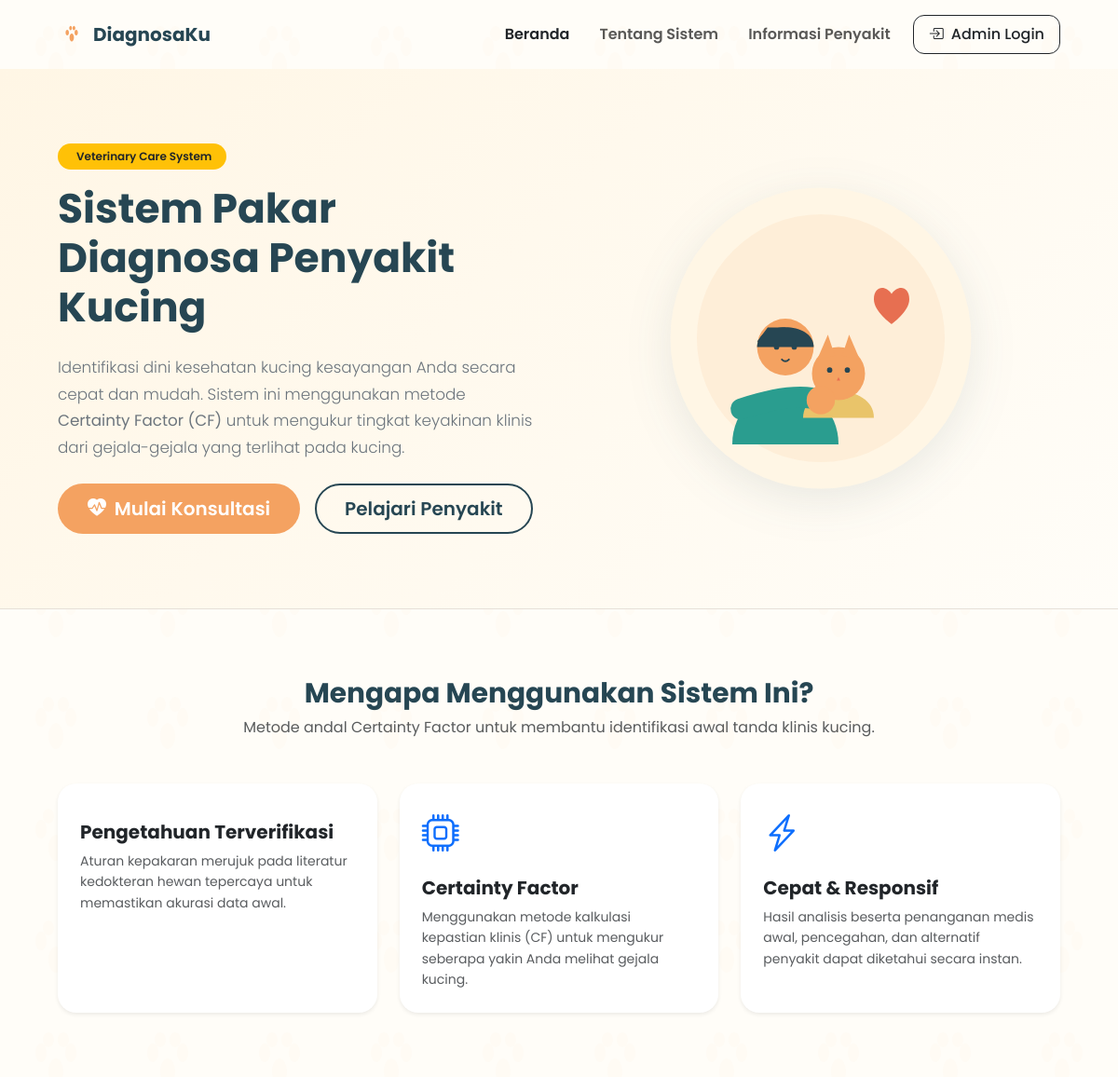
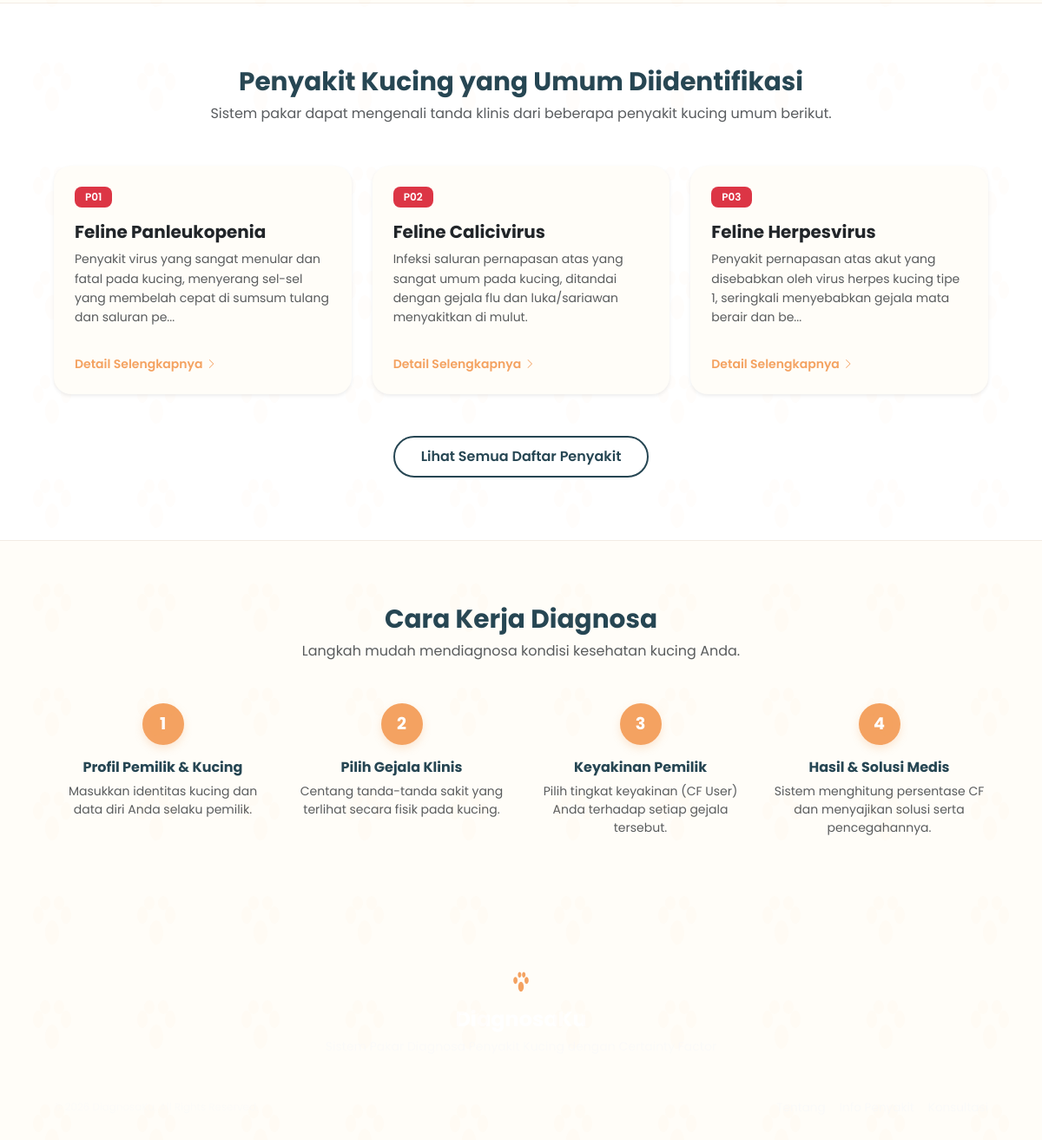
The page / on the database its author committed (2 pictures, top to bottom).
### tables this page shows
CREATE TABLE `solusi` (
  `id_solusi` int(11) NOT NULL AUTO_INCREMENT,
  `penyakit_id` int(11) NOT NULL,
  `solusi` text NOT NULL,
  PRIMARY KEY (`id_solusi`),
  KEY `penyakit_id` (`penyakit_id`),
  CONSTRAINT `fk_solusi_penyakit` FOREIGN KEY (`penyakit_id`) REFERENCES `penyakit` (`id_penyakit`) ON DELETE CASCADE
);

CREATE TABLE `penyakit` (
  `id_penyakit` int(11) NOT NULL AUTO_INCREMENT,
  `kode_penyakit` varchar(10) NOT NULL UNIQUE,
  `nama_penyakit` varchar(255) NOT NULL,
  `definisi` text NOT NULL,
  `penyebab` text NOT NULL,
  `pencegahan` text NOT NULL,
  PRIMARY KEY (`id_penyakit`)
);

### application/controllers/Home.php (called while the page is built, shortened)
<?php
class Home extends CI_Controller
{
    public function index()
    {
        $data['title'] = 'Sistem Pakar Diagnosa Penyakit Kucing';
        $data['penyakit'] = $this->penyakit->getPenyakit();
        $this->load->view('home/index', $data);
    }
}

### index.php (called while the page is built, shortened)
<?php
require_once BASEPATH.'core/CodeIgniter.php';

### application/models/Penyakit_model.php (called while the page is built, shortened)
<?php
class Penyakit_model extends CI_Model
{
    public function getPenyakit()
    {
        $this->db->select('penyakit.*, solusi.solusi');
        $this->db->from('penyakit');
        $this->db->join('solusi', 'solusi.penyakit_id = penyakit.id_penyakit', 'left');
        $this->db->order_by('penyakit.kode_penyakit', 'ASC');
        return $this->db->get()->result();
    }
}

### application/views/home/index.php (the view, shortened to what this page needs)
<!DOCTYPE html>
<html lang="id">
<head>
    <link href="https://cdn.jsdelivr.net/npm/bootstrap@5.3.3/dist/css/bootstrap.min.css" rel="stylesheet">
    <link href="https://cdn.jsdelivr.net/npm/bootstrap-icons@1.11.3/font/bootstrap-icons.min.css" rel="stylesheet">
    <link href="<?= base_url() ?>files/dist/css/design-system.css" rel="stylesheet">
</head>
<body>
    <nav class="navbar navbar-expand-lg navbar-light bg-transparent py-3">
        <div class="container">
            <a class="navbar-brand d-flex align-items-center gap-2" href="<?= base_url() ?>">
                <span>DiagnosaKu</span>
            </a>
            <div class="collapse navbar-collapse" id="navbarNav">
                <ul class="navbar-nav ms-auto align-items-center gap-3">
                    <li class="nav-item"><a class="nav-link fw-semibold active text-dark" href="<?= base_url() ?>">Beranda</a></li>
                    <li class="nav-item"><a class="nav-link fw-semibold" href="<?= base_url('home/tentang') ?>">Tentang Sistem</a></li>
                    <li class="nav-item"><a class="nav-link fw-semibold" href="<?= base_url('home/penyakit_info') ?>">Informasi Penyakit</a></li>
                    <li class="nav-item"><a class="btn btn-outline-dark py-2 px-3 fw-medium" href="<?= base_url('admin') ?>" style="border-radius:12px;"><i class="bi bi-box-arrow-in-right me-1"></i> Admin Login</a></li>
                </ul>
            </div>
        </div>
    </nav>
    <section class="hero-section">
        <div class="container">
            <div class="row align-items-center g-5">
                <div class="col-lg-6">
                    <div class="badge bg-warning text-dark mb-3 px-3 py-2 rounded-pill fw-semibold"><i class="bi bi-paw-fill me-1"></i> Veterinary Care System</div>
                    <h1 class="hero-title mb-4">Sistem Pakar Diagnosa Penyakit Kucing</h1>
                    <p class="lead mb-4 text-secondary" style="font-size:1.05rem; line-height:1.7;">
                        Identifikasi dini kesehatan kucing kesayangan Anda secara cepat dan mudah.
                        Sistem ini menggunakan metode <strong>Certainty Factor (CF)</strong> untuk mengukur tingkat keyakinan klinis dari gejala-gejala yang terlihat pada kucing.
                    </p>
                    <div class="d-flex flex-wrap gap-3">
                        <a href="<?= base_url('konsultasi') ?>" class="btn btn-custom-primary btn-lg"><i class="bi bi-heart-pulse-fill me-1"></i> Mulai Konsultasi</a>
                        <a href="<?= base_url('home/penyakit_info') ?>" class="btn btn-custom-secondary btn-lg">Pelajari Penyakit</a>
                    </div>
                </div>
                <div class="col-lg-6 text-center">
                </div>
            </div>
        </div>
    </section>
    <section class="py-5">
        <div class="container py-4">
            <div class="text-center mb-5 max-width-600 mx-auto">
                <h2 class="fw-bold" style="font-size:1.85rem;">Mengapa Menggunakan Sistem Ini?</h2>
                <p class="text-muted">Metode andal Certainty Factor untuk membantu identifikasi awal tanda klinis kucing.</p>
            </div>
            <div class="row g-4">
                <div class="col-md-4">
                    <div class="card border-0 shadow-sm p-4 h-100 ds-card-hover" style="border-radius:20px; background:#fff;">
                        <h4 class="fw-bold h5 mb-2">Pengetahuan Terverifikasi</h4>
                        <p class="text-muted small mb-0" style="line-height:1.6;">Aturan kepakaran merujuk pada literatur kedokteran hewan tepercaya untuk memastikan akurasi data awal.</p>
                    </div>
                </div>
                <div class="col-md-4">
                    <div class="card border-0 shadow-sm p-4 h-100 ds-card-hover" style="border-radius:20px; background:#fff;">
                        <div class="fs-1 mb-3 text-primary"><i class="bi bi-cpu"></i></div>
                        <h4 class="fw-bold h5 mb-2">Certainty Factor</h4>
                        <p class="text-muted small mb-0" style="line-height:1.6;">Menggunakan metode kalkulasi kepastian klinis (CF) untuk mengukur seberapa yakin Anda melihat gejala kucing.</p>
                    </div>
                </div>
                <div class="col-md-4">
                    <div class="card border-0 shadow-sm p-4 h-100 ds-card-hover" style="border-radius:20px; background:#fff;">
                        <div class="fs-1 mb-3 text-primary"><i class="bi bi-lightning-charge"></i></div>
                        <h4 class="fw-bold h5 mb-2">Cepat & Responsif</h4>
                        <p class="text-muted small mb-0" style="line-height:1.6;">Hasil analisis beserta penanganan medis awal, pencegahan, dan alternatif penyakit dapat diketahui secara instan.</p>
                    </div>
                </div>
            </div>
        </div>
    </section>
    <section class="py-5 bg-white border-top border-bottom" style="border-color:#F2ECE4 !important;">
        <div class="container py-4">
            <div class="text-center mb-5">
                <h2 class="fw-bold" style="font-size:1.85rem;">Penyakit Kucing yang Umum Diidentifikasi</h2>
                <p class="text-muted">Sistem pakar dapat mengenali tanda klinis dari beberapa penyakit kucing umum berikut.</p>
            </div>
            <div class="row g-4">
                <?php $limit = 0; foreach ($penyakit as $p): if ($limit++ >= 3) break; ?>
                <div class="col-lg-4">
                    <div class="card h-100 border-0 shadow-sm ds-card-hover" style="border-radius:20px; background: var(--ds-bg-body);">
                        <div class="card-body p-4 d-flex flex-column">
                            <span class="badge bg-danger align-self-start mb-3" style="font-size:0.75rem; font-weight:600; padding:6px 12px; border-radius:8px;"><?= $p->kode_penyakit ?></span>
                            <h4 class="fw-bold h5 mb-2"><?= htmlspecialchars($p->nama_penyakit) ?></h4>
                            <p class="text-muted flex-grow-1 small" style="line-height:1.6;"><?= mb_strimwidth(htmlspecialchars($p->definisi), 0, 130, '...') ?></p>
                            <a href="<?= base_url('home/penyakit_info') ?>" class="fw-semibold mt-3 d-inline-flex align-items-center gap-1 text-decoration-none" style="color:var(--ds-primary); font-size:0.875rem;">Detail Selengkapnya <i class="bi bi-chevron-right" style="font-size:0.75rem;"></i></a>
                        </div>
                    </div>
                </div>
                <?php endforeach; ?>
            </div>
            <div class="text-center mt-5">
                <a href="<?= base_url('home/penyakit_info') ?>" class="btn btn-custom-secondary">Lihat Semua Daftar Penyakit</a>
            </div>
        </div>
    </section>
    <section class="py-5">
        <div class="container py-4">
            <div class="text-center mb-5">
                <h2 class="fw-bold" style="font-size:1.85rem;">Cara Kerja Diagnosa</h2>
                <p class="text-muted">Langkah mudah mendiagnosa kondisi kesehatan kucing Anda.</p>
            </div>
            <div class="row g-4">
                <div class="col-md-3">
                    <div class="work-step">
                        <div class="work-step-num">1</div>
                        <h5 class="fw-bold h6">Profil Pemilik & Kucing</h5>
                        <p class="text-muted small" style="line-height:1.5;">Masukkan identitas kucing dan data diri Anda selaku pemilik.</p>
                    </div>
                </div>
                <div class="col-md-3">
                    <div class="work-step">
                        <div class="work-step-num">2</div>
                        <h5 class="fw-bold h6">Pilih Gejala Klinis</h5>
                        <p class="text-muted small" style="line-height:1.5;">Centang tanda-tanda sakit yang terlihat secara fisik pada kucing.</p>
                    </div>
                </div>
                <div class="col-md-3">
                    <div class="work-step">
                        <div class="work-step-num">3</div>
                        <h5 class="fw-bold h6">Keyakinan Pemilik</h5>
                        <p class="text-muted small" style="line-height:1.5;">Pilih tingkat keyakinan (CF User) Anda terhadap setiap gejala tersebut.</p>
                    </div>
                </div>
                <div class="col-md-3">
                    <div class="work-step">
                        <div class="work-step-num">4</div>
                        <h5 class="fw-bold h6">Hasil & Solusi Medis</h5>
                        <p class="text-muted small" style="line-height:1.5;">Sistem menghitung persentase CF dan menyajikan solusi serta pencegahannya.</p>
                    </div>
                </div>
            </div>
        </div>
    </section>
    <footer class="footer">
        <div class="container text-center">
            <div class="mb-4">
                <h4 class="mt-2 mb-1 fw-bold text-white">DiagnosaKu</h4>
                <small class="text-light" style="opacity:0.6;">Sistem Pakar Diagnosa Penyakit Kucing dengan Certainty Factor</small>
            </div>
            <hr style="border-color: rgba(255,255,255,0.1);">
            <div class="d-flex justify-content-between align-items-center flex-wrap gap-3 mt-4" style="font-size:0.85rem;">
                <small class="text-light" style="opacity:0.5;">&copy; <?= date('Y') ?> DiagnosaKu. All Rights Reserved.</small>
                <div class="d-flex gap-3">
                    <a href="<?= base_url('home/tentang') ?>" class="text-light text-decoration-none" style="opacity:0.7;">Tentang</a>
                    <a href="<?= base_url('home/penyakit_info') ?>" class="text-light text-decoration-none" style="opacity:0.7;">Info Penyakit</a>
                    <a href="<?= base_url('konsultasi') ?>" class="text-light text-decoration-none" style="opacity:0.7;">Konsultasi</a>
                </div>
            </div>
        </div>
    </footer>
</body>
</html>

### application/views/home/index.php (style rules this page uses)
body { background-color: var(--ds-bg-body); color: var(--ds-text); font-family: 'Poppins', sans-serif; }
.hero-section { background: linear-gradient(135deg, #FFF6E5 0%, #FFFDF8 100%); padding: 80px 0; border-bottom: 1px solid var(--ds-border); position: relative; overflow: hidden; }
.hero-title { font-weight: 700; color: var(--ds-text); font-size: 2.75rem; line-height: 1.2; }
.navbar-brand { font-weight: 700; color: var(--ds-text); font-size: 1.25rem; }
.btn-custom-primary { background-color: var(--ds-primary); color: #fff; font-weight: 600; border-radius: var(--ds-radius-pill); padding: 12px 32px; border: none; transition: var(--ds-transition); }
.btn-custom-secondary { background-color: transparent; color: var(--ds-text); font-weight: 600; border: 2px solid var(--ds-text); border-radius: var(--ds-radius-pill); padding: 10px 30px; transition: var(--ds-transition); }
.footer { background-color: var(--ds-dark); color: rgba(255, 255, 255, 0.8); padding: 60px 0 30px; }
.work-step { text-align: center; }
.work-step-num { width: 48px; height: 48px; line-height: 48px; border-radius: 50%; background-color: var(--ds-primary); color: white; font-size: 1.2rem; font-weight: 700; margin: 0 auto 16px; display: block; box-shadow: 0 4px 10px rgba(244,162,97,0.25); }

### rows shown on the page
solusi: penyakit.kode_penyakit "P01", penyakit.nama_penyakit "Feline Panleukopenia", penyakit.definisi "Penyakit virus yang sangat menular dan fatal pada kucing, menyerang sel-sel yang membelah cepat di sumsum tulang dan saluran pe..."
solusi: penyakit.kode_penyakit "P02", penyakit.nama_penyakit "Feline Calicivirus", penyakit.definisi "Infeksi saluran pernapasan atas yang sangat umum pada kucing, ditandai dengan gejala flu dan luka/sariawan menyakitkan di mulut."
solusi: penyakit.kode_penyakit "P03", penyakit.nama_penyakit "Feline Herpesvirus", penyakit.definisi "Penyakit pernapasan atas akut yang disebabkan oleh virus herpes kucing tipe 1, seringkali menyebabkan gejala mata berair dan be..."
